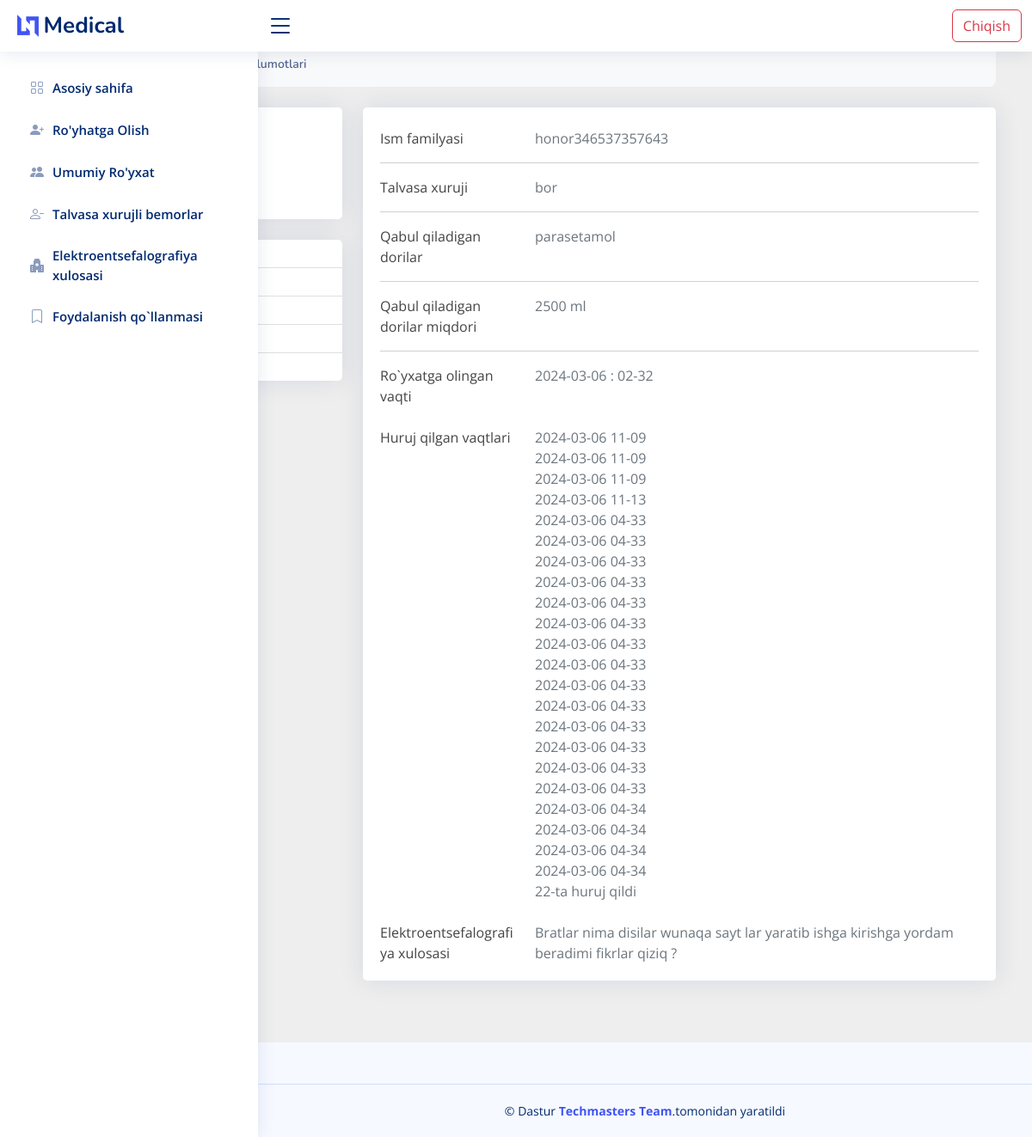
The page /detail/2333/ on the database its author committed.
### chat/models.py (models this page shows)
class Sick(models.Model):
    username = models.CharField( max_length=400)
    age = models.IntegerField(default=0)
    is_xuruj = models.BooleanField(default=False)
    user = models.ForeignKey(User, on_delete=models.CASCADE)
    date_times = models.DateTimeField(auto_now_add=True)
    dori_name = models.CharField( max_length=400)
    dori_miqdor = models.CharField( max_length=400)
    xulosa = models.CharField( max_length=400)
    def __str__(self):
        return self.username

class Hurujs(models.Model):
    date_times = models.DateTimeField(auto_now_add=True)
    person = models.ForeignKey(Sick, on_delete=models.CASCADE,related_name='persons' )

### chat/views.py (the view)
# urls.py: path("detail/<int:id>/", detail ,name='detail'),
def detail(request,id):
    sick = Sick.objects.get(id=id)
    return render(request ,'mein/sick-detail.html',{'sick':sick})

### template/mein/sick-detail.html (shortened to what this page needs)
<!DOCTYPE html>
<html lang="en">
<head>
  <link rel="stylesheet" href="https://cdnjs.cloudflare.com/ajax/libs/font-awesome/6.2.1/css/all.min.css" />
  <link href="/static/assets/vendor/bootstrap/css/bootstrap.min.css" rel="stylesheet">
  <link href="/static/assets/vendor/bootstrap-icons/bootstrap-icons.css" rel="stylesheet">
  <link href="/static/assets/vendor/boxicons/css/boxicons.min.css" rel="stylesheet">
  <link href="/static/assets/vendor/quill/quill.snow.css" rel="stylesheet">
  <link href="/static/assets/vendor/quill/quill.bubble.css" rel="stylesheet">
  <link href="/static/assets/vendor/remixicon/remixicon.css" rel="stylesheet">
  <link href="/static/assets/vendor/simple-datatables/style.css" rel="stylesheet">
  <link href="/static/assets/css/style.css" rel="stylesheet">
</head>
<body>
  <header id="header" class="header fixed-top d-flex align-items-center">
    <div class="d-flex align-items-center justify-content-between">
      <a href="/" class="logo d-flex align-items-center">
        <img src="/static/assets/img/logo.png" alt="">
        <span class="d-none d-lg-block">Medical</span>
      </a>
      <i class="bi bi-list toggle-sidebar-btn"></i>
    </div>
    <div class="container">
      <div class="row" style="float: right;">
        <div class="col">
          <form action="" method="post">
            <a type="button" class="btn btn-outline-danger" href="#">Chiqish</a>
        </form>
        </div>
      </div>
    </div>
  </header>
  <aside id="sidebar" class="sidebar">
    <ul class="sidebar-nav" id="sidebar-nav">
      <li class="nav-item">
        <a class="nav-link collapsed " href="{% url 'home' %}">
          <i class="bi bi-grid"></i>
          <span>Asosiy sahifa </span>
        </a>
      </li>
      <li class="nav-item">
        <a class="nav-link collapsed" href="{% url 'register' %}">
          <i class="bi bi-person-plus-fill"></i>
          <span>Ro'yhatga Olish </span>
        </a>
      </li>
      <li class="nav-item">
        <a class="nav-link collapsed" href="{% url 'tables_all' %}">
          <i class="bi bi-people-fill"></i>
          <span>Umumiy Ro'yxat</span>
        </a>
      </li>
      <li class="nav-item">
        <a class="nav-link collapsed" href="{% url 'comingtype' %}">
          <i class="bi bi-person-dash"></i>
          <span>Talvasa xurujli bemorlar</span>
        </a>
      </li>
       <li class="nav-item">
        <a class="nav-link collapsed" href="{% url 'xulosa' %}">
          <i class="bi bi-hospital-fill"></i>
          <span>Elektroentsefalografiya xulosasi</span>
        </a>
      </li>
     <li class="nav-item">
        <a class="nav-link collapsed" href="{% url 'faq' %}">
          <i class="bi bi-bookmark"></i>
          <span>Foydalanish qo`llanmasi</span>
        </a>
      </li>
        </ul>
  </aside>
<section style="background-color: #eee;">
  <div class="container py-5">
    <div class="row">
      <div class="col">
        <nav aria-label="breadcrumb" class="bg-light rounded-3 p-3 mb-4">
          <ol class="breadcrumb mb-0">
            <li class="breadcrumb-item"><a href="/">Asosiy menyu</a></li>
            <li class="breadcrumb-item"><a href="/">Bemor</a></li>
            <li class="breadcrumb-item active" aria-current="page">Bemor ma'lumotlari</li>
          </ol>
        </nav>
      </div>
    </div>
    <div class="row">
      <div class="col-lg-4">
        <div class="card mb-4">
          <div class="card-body text-center">
            <h5 class="my-3">John Smith</h5>
            <p class="text-muted mb-1">Talvasa xuruji bor</p>
          </div>
        </div>
        <div class="card mb-4 mb-lg-0">
          <div class="card-body p-0">
            <ul class="list-group list-group-flush rounded-3">
            </ul>
          </div>
        </div>
      </div>
      <div class="col-lg-8">
        <div class="card mb-4">
          <div class="card-body">
            <br><div class="row">
              <div class="col-sm-3">
                <p class="mb-0">Ism familyasi</p>
              </div>
              <div class="col-sm-9">
                <p class="text-muted mb-0">{{sick}}</p>
              </div>
            </div>
            <hr>
            <div class="row">
              <div class="col-sm-3">
                <p class="mb-0">Talvasa xuruji</p>
              </div>
              <div class="col-sm-9">
                <p class="text-muted mb-0">
                  {% if sick.is_xuruj %}
                    bor
                  {% else %}
                  yoq
                  {% endif %}
                </p>
              </div>
            </div>
            <hr>
            <div class="row">
              <div class="col-sm-3">
                <p class="mb-0">Qabul qiladigan dorilar</p>
              </div>
              <div class="col-sm-9">
                <p class="text-muted mb-0">{{sick.dori_name}}</p>
              </div>
            </div>
            <hr>
            <div class="row">
              <div class="col-sm-3">
                <p class="mb-0">Qabul qiladigan dorilar miqdori</p>
              </div>
              <div class="col-sm-9">
                <p class="text-muted mb-0">{{sick.dori_miqdor}}</p>
              </div>
            </div>
            <hr>
            <div class="row">
              <div class="col-sm-3">
                <p class="mb-0">Ro`yxatga olingan vaqti</p>
              </div>
              <div class="col-sm-9">
                <p class="text-muted mb-0">{{sick.date_times|date:'Y-m-d'}} : {{sick.date_times|time:'h-i'}}</p>
              </div>
            </div>
           <br> <div class="row">
              <div class="col-sm-3">
                <p class="mb-0">Huruj qilgan vaqtlari</p>
              </div>
              <div class="col-sm-9">
                <p class="text-muted mb-0">
                  {% for i in sick.persons.all %}
                  {{i.date_times|date:'Y-m-d'}}  {{i.date_times|time:'h-i'}} <br>
                  {% endfor %}
                  {{sick.persons.all|length}}-ta huruj qildi
                </p>
              </div>
            </div>
            <br><div class="row">
              <div class="col-sm-3">
                <p class="mb-0">Elektroentsefalografiya xulosasi</p>
              </div>
              <div class="col-sm-9">
                <p class="text-muted mb-0">{{sick.xulosa}} </p>
              </div>
            </div>
          </div>
        </div>
        </div>
      </div>
    </div>
</section>
  <footer id="footer" class="footer mt-5">
    <div class="copyright">
      &copy; Dastur <strong><span><a href="https://www.instagram.com/j.torajonov"> Techmasters Team</a></span></strong>.tomonidan yaratildi
    </div>
  </footer>

### static/assets/css/style.css (style rules this page uses)
:root { scroll-behavior: smooth; }
body { font-family: "Open Sans", sans-serif; background: #f6f9ff; color: #444444; }
a { color: #4154f1; text-decoration: none; }
h1, h2, h3, h4, h5, h6 { font-family: "Nunito", sans-serif; }
.card { margin-bottom: 30px; border: none; border-radius: 5px; box-shadow: 0px 0 30px rgba(1, 41, 112, 0.1); }
.card-body { padding: 0 20px 20px 20px; }
.breadcrumb { font-size: 14px; font-family: "Nunito", sans-serif; color: #899bbd; font-weight: 600; }
.breadcrumb a { color: #899bbd; transition: 0.3s; }
.breadcrumb .breadcrumb-item::before { color: #899bbd; }
.breadcrumb .active { color: #51678f; font-weight: 600; }
.logo { line-height: 1; }
@media (min-width: 1200px) { .logo { width: 280px; } }
.logo img { max-height: 26px; margin-right: 6px; }
.logo span { font-size: 26px; font-weight: 700; color: #012970; font-family: "Nunito", sans-serif; }
.header { transition: all 0.5s; z-index: 997; height: 60px; box-shadow: 0px 2px 20px rgba(1, 41, 112, 0.1); background-color: #fff; padding-left: 20px; }
.header .toggle-sidebar-btn { font-size: 32px; padding-left: 10px; cursor: pointer; color: #012970; }
.sidebar { position: fixed; top: 60px; left: 0; bottom: 0; width: 300px; z-index: 996; transition: all 0.3s; padding: 20px; overflow-y: auto; scrollbar-width: thin; scrollbar-color: #aab7cf transparent; box-shadow: 0px 0px 20px rgba(1, 41, 112, 0.1); background-color: #fff; }
@media (min-width: 1200px) { #main, #footer { margin-left: 300px; } }
.sidebar-nav { padding: 0; margin: 0; list-style: none; }
.sidebar-nav li { padding: 0; margin: 0; list-style: none; }
.sidebar-nav .nav-item { margin-bottom: 5px; }
.sidebar-nav .nav-link { display: flex; align-items: center; font-size: 15px; font-weight: 600; color: #4154f1; transition: 0.3; background: #f6f9ff; padding: 10px 15px; border-radius: 4px; }
.sidebar-nav .nav-link i { font-size: 16px; margin-right: 10px; color: #4154f1; }
.sidebar-nav .nav-link.collapsed { color: #012970; background: #fff; }
.sidebar-nav .nav-link.collapsed i { color: #899bbd; }
.footer { padding: 20px 0; font-size: 14px; transition: all 0.3s; border-top: 1px solid #cddfff; }
.footer .copyright { text-align: center; color: #012970; }

### rows shown on the page
Sick: username "honor346537357643", dori_name "parasetamol", dori_miqdor "2500 ml", date_times "2024-03-06", date_times "02-32", persons.all|length "22", xulosa "Bratlar nima disilar wunaqa sayt lar yaratib ishga kirishga yordam beradimi fikrlar qiziq ?"
Hurujs: date_times "2024-03-06", date_times "11-09"
Hurujs: date_times "2024-03-06", date_times "11-09"
Hurujs: date_times "2024-03-06", date_times "11-09"
Hurujs: date_times "2024-03-06", date_times "11-13"
Hurujs: date_times "2024-03-06", date_times "04-33"
Hurujs: date_times "2024-03-06", date_times "04-33"
Hurujs: date_times "2024-03-06", date_times "04-33"
Hurujs: date_times "2024-03-06", date_times "04-33"
Hurujs: date_times "2024-03-06", date_times "04-33"
Hurujs: date_times "2024-03-06", date_times "04-33"
Hurujs: date_times "2024-03-06", date_times "04-33"
Hurujs: date_times "2024-03-06", date_times "04-33"
Hurujs: date_times "2024-03-06", date_times "04-33"
Hurujs: date_times "2024-03-06", date_times "04-33"
Hurujs: date_times "2024-03-06", date_times "04-33"
Hurujs: date_times "2024-03-06", date_times "04-33"
Hurujs: date_times "2024-03-06", date_times "04-33"
Hurujs: date_times "2024-03-06", date_times "04-33"
Hurujs: date_times "2024-03-06", date_times "04-34"
Hurujs: date_times "2024-03-06", date_times "04-34"
Hurujs: date_times "2024-03-06", date_times "04-34"
Hurujs: date_times "2024-03-06", date_times "04-34"
